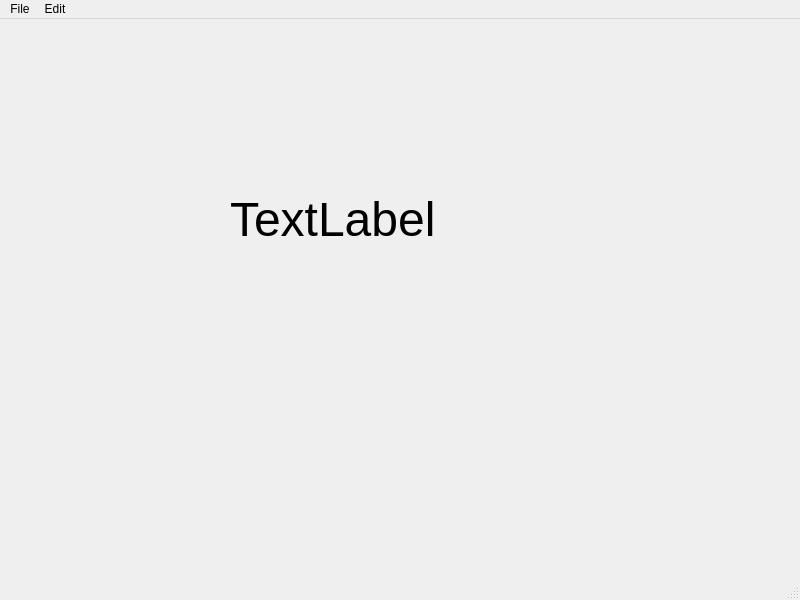
<?xml version="1.0" encoding="UTF-8"?>
<ui version="4.0">
 <class>MainWindow</class>
 <widget class="QMainWindow" name="MainWindow">
  <property name="geometry">
   <rect>
    <x>0</x>
    <y>0</y>
    <width>800</width>
    <height>600</height>
   </rect>
  </property>
  <property name="windowTitle">
   <string>MainWindow</string>
  </property>
  <widget class="QWidget" name="centralwidget">
   <widget class="QLabel" name="label">
    <property name="geometry">
     <rect>
      <x>230</x>
      <y>110</y>
      <width>321</width>
      <height>181</height>
     </rect>
    </property>
    <property name="font">
     <font>
      <pointsize>36</pointsize>
     </font>
    </property>
    <property name="text">
     <string>TextLabel</string>
    </property>
   </widget>
  </widget>
  <widget class="QMenuBar" name="menubar">
   <property name="geometry">
    <rect>
     <x>0</x>
     <y>0</y>
     <width>800</width>
     <height>26</height>
    </rect>
   </property>
   <widget class="QMenu" name="menuFile">
    <property name="title">
     <string>File</string>
    </property>
    <addaction name="actionNew"/>
    <addaction name="actionSave"/>
   </widget>
   <widget class="QMenu" name="menuEdit">
    <property name="title">
     <string>Edit</string>
    </property>
    <addaction name="actionCopy"/>
    <addaction name="actionPaste"/>
   </widget>
   <addaction name="menuFile"/>
   <addaction name="menuEdit"/>
  </widget>
  <widget class="QStatusBar" name="statusbar"/>
  <action name="actionCopy">
   <property name="text">
    <string>Copy</string>
   </property>
   <property name="statusTip">
    <string>Copy a file</string>
   </property>
   <property name="shortcut">
    <string>Ctrl+C</string>
   </property>
  </action>
  <action name="actionPaste">
   <property name="text">
    <string>Paste</string>
   </property>
   <property name="statusTip">
    <string>Paste a file</string>
   </property>
   <property name="shortcut">
    <string>Ctrl+V</string>
   </property>
  </action>
  <action name="actionNew">
   <property name="text">
    <string>New</string>
   </property>
   <property name="statusTip">
    <string>Create a new file</string>
   </property>
   <property name="shortcut">
    <string>Ctrl+N</string>
   </property>
  </action>
  <action name="actionSave">
   <property name="text">
    <string>Save</string>
   </property>
   <property name="statusTip">
    <string>Save a file</string>
   </property>
   <property name="shortcut">
    <string>Ctrl+S</string>
   </property>
  </action>
 </widget>
 <resources/>
 <connections/>
</ui>
